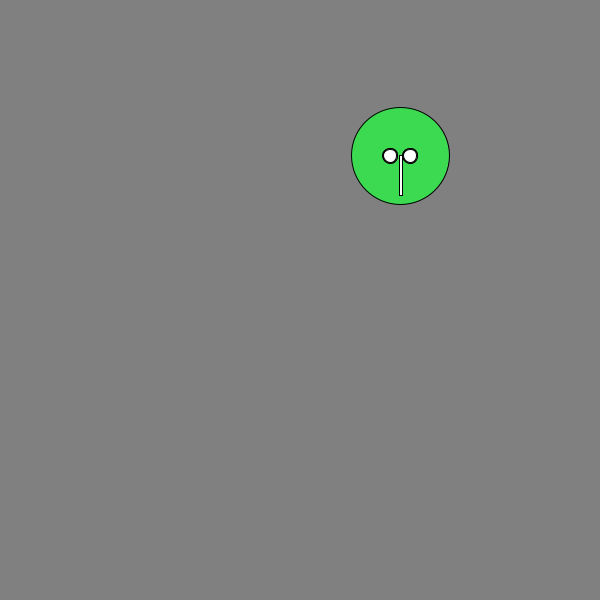
Frame 1 (no input)
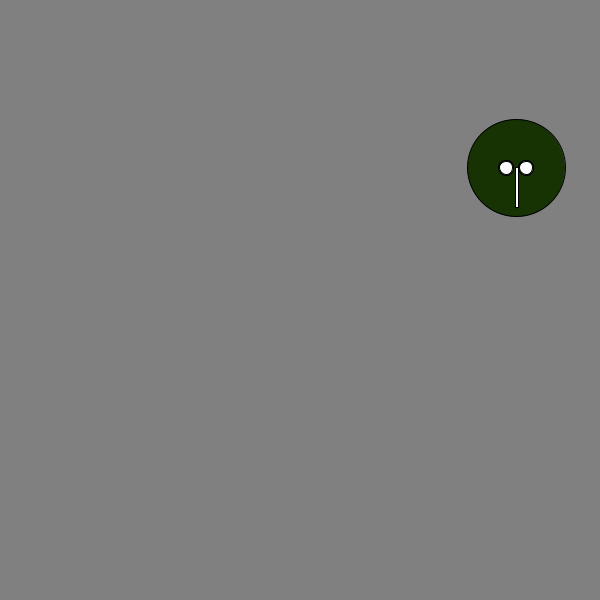
Frame 60 (the mouse pressed at the canvas centre just before this capture)
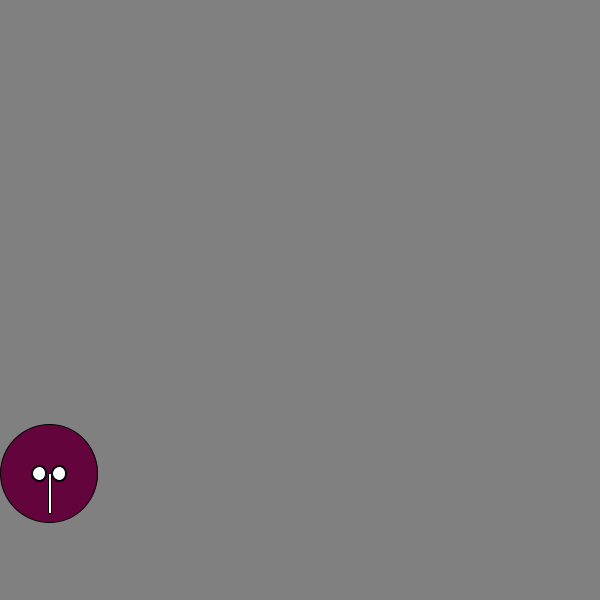
Frame 120 (the mouse held since frame 60 and released just before this capture)

The Processing sketch that drew these frames (run headless with seeded random() and noise(); from frame 60 on, the mouse is pressed at the canvas centre):

// Processing sketch: processing_116621
// ── processing_116621.pde

// Bryan May
// Oct 2013
// Version ∞
Beast monster;

void setup () {
  size (600, 600);
  monster = new Beast ();
}

void draw () {
  background (128);
  monster.move();
  monster.display();
}

class Beast {
  float x;
  float y;
  float size;
  color furColor;
  float xspeed;
  float bulbX;
  float bulbY;
  float bulbSize;
  
  Beast () {
    x = random (600);
    y = random (600);
    size = random (50, 100);
    furColor = color (random (255), random (255), random (255));
    xspeed = random (10,15);
    bulbY = y + size / 2;
    bulbSize = random (10, 20);
  }

  void display () {
    
    ellipseMode (CENTER);
    fill (furColor);
    ellipse (x, y, size, size);
    fill (0);
    ellipse (x - 10, y, bulbSize, bulbSize);
    ellipse (x + 10, y, bulbSize, bulbSize);
    fill (255);
    ellipse (x - 10, y, bulbSize - 2, bulbSize - 2);
    ellipse (x + 10, y, bulbSize - 2, bulbSize - 2);
    rect (x - 1, y, 3, 40);
  }

  void move () {
    x += xspeed;
    if (x > width ) {
      x = 0;
      y = random(500);
      furColor = color (random (255), random (255), random (255));
    }
  }
}
